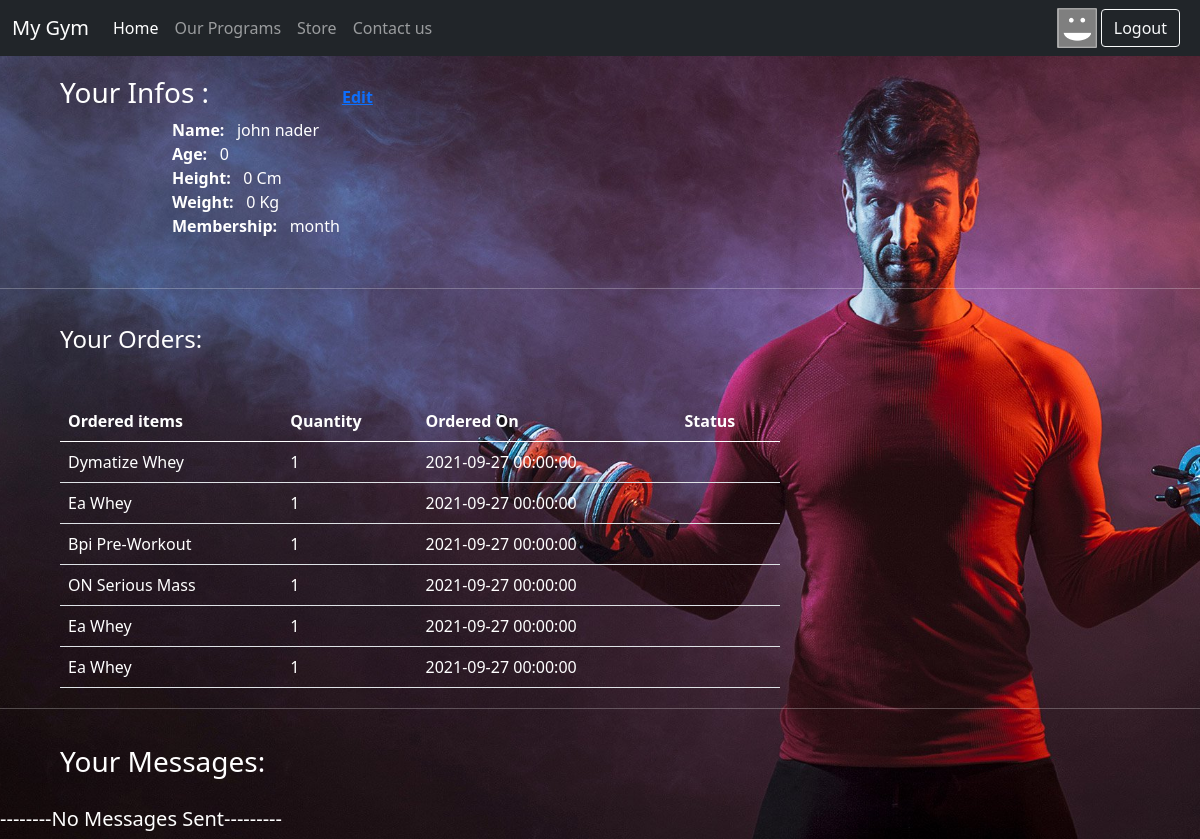
Screenshot of /Pages/Profile.php (signed in) with the database file from the repository.
### tables this page shows
CREATE TABLE IF NOT EXISTS `users` (
  `id` int NOT NULL AUTO_INCREMENT,
  `name` text NOT NULL,
  `surname` text NOT NULL,
  `email` text NOT NULL,
  `password` text NOT NULL,
  `age` int NOT NULL,
  `height` int NOT NULL,
  `weight` int NOT NULL,
  `Subscription date` date NOT NULL,
  `subscription type` text NOT NULL,
  `subscription end` date NOT NULL,
  PRIMARY KEY (`id`)
);

CREATE TABLE IF NOT EXISTS `orders` (
  `id` int NOT NULL AUTO_INCREMENT,
  `firstname` varchar(60) NOT NULL,
  `lastname` varchar(60) NOT NULL,
  `email` varchar(255) NOT NULL,
  `address` varchar(50) NOT NULL,
  `province` varchar(255) NOT NULL,
  `phone` int NOT NULL,
  `paymentMethod` varchar(255) NOT NULL,
  `name` varchar(254) NOT NULL,
  `code` varchar(254) NOT NULL,
  `price` int NOT NULL,
  `quantity` int NOT NULL,
  `type` varchar(255) NOT NULL,
  `time` datetime NOT NULL,
  `cardInfo` varchar(255) NOT NULL,
  `status` varchar(254) NOT NULL,
  PRIMARY KEY (`id`)
);

### Pages/Profile.php (the view, shortened to what this page needs)
<?php
$user=$_SESSION['email'];
$link = mysqli_connect("localhost", "root", "", "mygym") or die("Error connecting to DB");
?>
<!DOCTYPE html>
<html>
<head>
    <link rel='stylesheet' type='text/css' media='screen' href='../CSS/main.css'>
    <link rel='stylesheet' type='text/css' media='screen' href='../CSS/bootstrap.css'>
</head>
<body>
    <nav class="navbar navbar-expand navbar-dark bg-dark" aria-label="Second navbar example">
        <div class="container-fluid">
          <a class="navbar-brand" href="">My Gym</a>
          <div class="collapse navbar-collapse" id="navbarsExample02">
            <ul class="navbar-nav me-auto">
              <li class="nav-item">
                <a class="nav-link active" aria-current="page" href="../index.php">Home</a>
              </li>
              <li class="nav-item">
                <a class="nav-link" href="Our Programs.php">Our Programs</a>
              </li>
              <li class="nav-item">
                <a class="nav-link" href="..\Store\Store.php">Store</a>
              </li>
              <li class="nav-item">
                <a class="nav-link" href="Contact us.php">Contact us</a>
              </li>
            </ul>
            <div class="text-end">
            <?php if ( isset( $_SESSION['email'] ) ) { ?><a href="./Profile.php"><img src="../images/ProfPic.png" style="width: 40px;"></a>
<?php } ?>
<?php if(isset($_SESSION['email'])){ ?>
              <input type="button" class="btn btn-outline-light me-2"
onclick="location.href='../LoginRegister/logout.php'" value="Logout"> <?php }else{ ?>
  <input type="button" class="btn btn-outline-light me-2" onclick="location.href='../LoginRegister/login.php'" value="Login" > <?php } ?>
            </div>
          </div>
        </div>
      </nav>
      <?php
       $sql="SELECT * FROM `users` WHERE email='$user'";
      $result= mysqli_query($link,$sql);
      $row= mysqli_fetch_assoc($result);
      ?>
<fieldset style="color: white;margin:20px 20px 50px 5%">
<form method="POST">
  <label><h3>Your Infos :</h3></label> &nbsp;&nbsp;&nbsp;   <a href="#staticBackdropLive" data-bs-toggle="modal" data-bs-target="#staticBackdropLive" style="margin-left:10%;">
              <b class="update" data-toggle="tooltip" >Edit</b></a><br>
              <div style="margin-left:10%;">
  <b>Name:</b> &nbsp; <?php echo $row['name']." ".$row['surname']; ?><br>
  <b>Age:</b> &nbsp; <?php echo $row['age']?><br>
  <b>Height:</b> &nbsp; <?php echo $row['height']?>&nbsp;Cm<br>
  <b>Weight:</b> &nbsp; <?php echo $row['weight']?>&nbsp;Kg<br>
  <b>Membership:</b> &nbsp; <?php if($row['subscription type']==""){echo "None";}else{ echo $row['subscription type'];}?>
              </div>
</form>
</fieldset>
<hr style="color:white;">
<div>
<?php
       $sql1="SELECT * FROM `orders` WHERE email='$user'";
      $result1= mysqli_query($link,$sql1);
      ?>
      <label style="color: white;margin:20px 20px 20px 5%;"><h4>Your Orders:</h4></label>
      <?php if(mysqli_num_rows($result1)==0){echo"<h5 style='color: white;'>--------No Orders---------</h5>";}else{ ?>
      <table class="table" style="color: white;margin:20px 20px 20px 5%;width:60%;">
  <thead>
    <th>Ordered items</th>
    <th>Quantity</th>
    <th>Ordered On</th>
    <th>Status</th>
  </thead>
  <tbody>
    <?php while($row1= mysqli_fetch_assoc($result1)){ ?>
      <tr>
    <td><?php echo $row1['name']?></td>
    <td><?php echo $row1['quantity']?></td>
    <td><?php echo $row1['time']?></td>
    <td><?php echo $row1['status']?></td>
      </tr>
    <?php } ?>
  </tbody>
</table>
</div>
<?php } ?>
<hr style="color:white;">
<div>
<?php
       $sql2="SELECT * FROM `contact-us` WHERE email='$user'";
      $result2= mysqli_query($link,$sql2);
      ?>
      <label style="color: white;margin:20px 20px 20px 5%;"><h3>Your Messages:</h3></label>
<?php if(mysqli_num_rows($result2)==0){echo"<h5 style='color: white;'>--------No Messages Sent---------</h5>";} ?>
</div>
</body>
</html>

### CSS/main.css (style rules this page uses)
body { background-color: black; background-image:url("../images/MyGym_bg.jpg"); background-size: cover; background-repeat: no-repeat; background-attachment:fixed; background-position-x: center; background-position-y: center; width: 100%; height: 100%; opacity: 1; visibility: inherit; }

### rows the page displays
users: name "john", surname "nader", age "0", height "0", weight "0", subscription type "month"
orders: name "Dymatize Whey", quantity "1", time "2021-09-27 00:00:00"
orders: name "Ea Whey", quantity "1", time "2021-09-27 00:00:00"
orders: name "Bpi Pre-Workout", quantity "1", time "2021-09-27 00:00:00"
orders: name "ON Serious Mass", quantity "1", time "2021-09-27 00:00:00"
orders: name "Ea Whey", quantity "1", time "2021-09-27 00:00:00"
orders: name "Ea Whey", quantity "1", time "2021-09-27 00:00:00"
